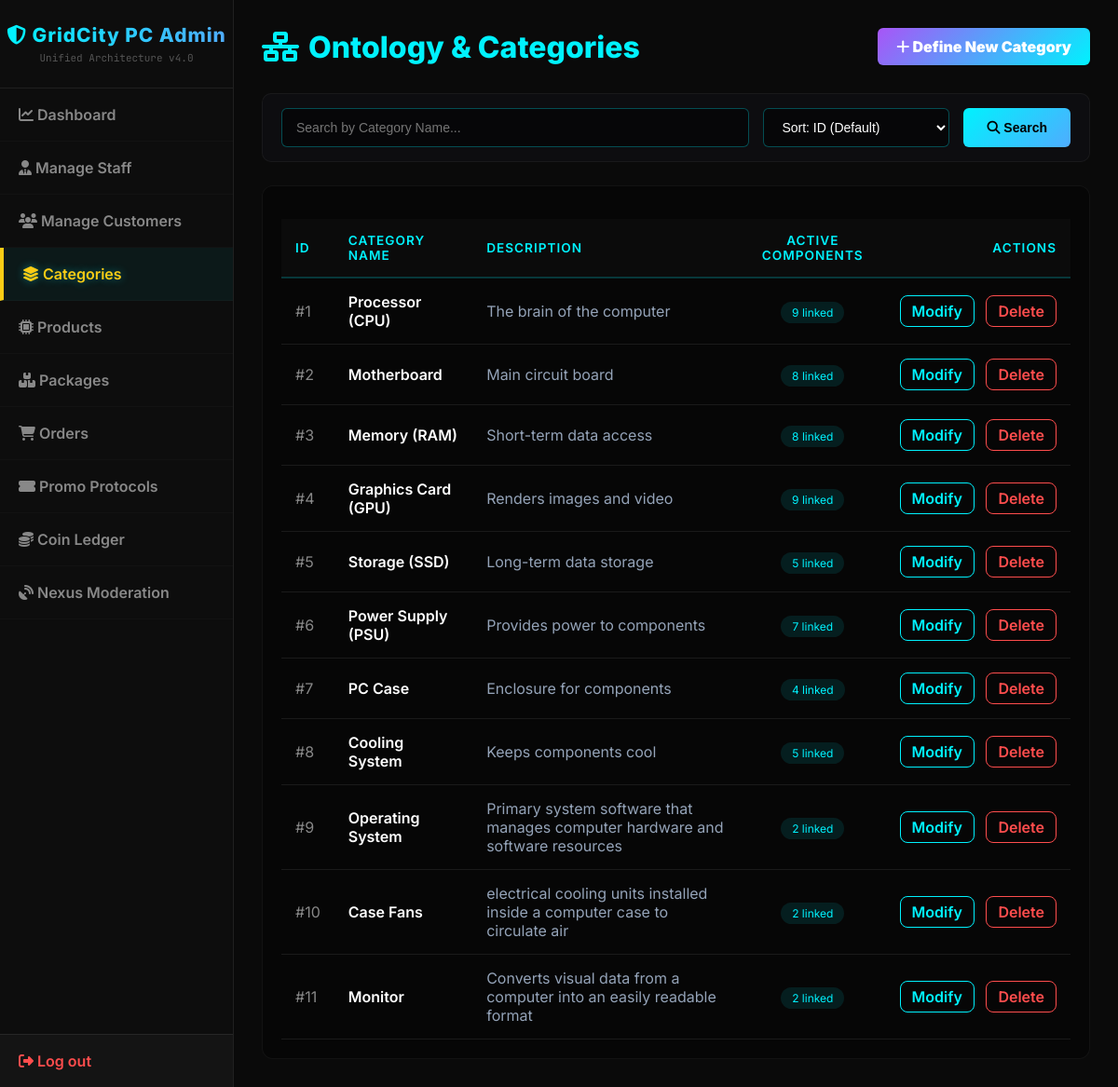
The app's page /manage_categories.php (signed in) with its own data.
### tables this page shows
CREATE TABLE `categories` (
  `category_id` int(11) NOT NULL,
  `category_name` varchar(50) NOT NULL,
  `description` text DEFAULT NULL
);

### manage_categories.php (the view, shortened to what this page needs)
<?php
$search = $_GET['search'] ?? '';
$current_sort = $_GET['sort'] ?? 'default';
$order_by = 'c.category_id ASC';
?>
<!DOCTYPE html>
<html lang="en">
<head>
    <link rel="stylesheet" href="https://cdnjs.cloudflare.com/ajax/libs/font-awesome/6.4.0/css/all.min.css">
    <link rel="stylesheet" href="css/admin_style.css">
</head>
<body>
    <div class="admin-container">
        <?php include 'admin_sidebar.php'; ?>
        <div class="admin-content" style="padding: 30px;">
            <header class="admin-header" style="display: flex; justify-content: space-between; align-items: center; margin-bottom: 30px;">
                <div><h2 style="color: #00f2fe; margin:0;"><i class="fas fa-network-wired"></i> Ontology & Categories</h2></div>
                <a href="add_category.php" class="btn-action" style="background: linear-gradient(135deg, #a855f7, #00f2fe); color:#fff; font-weight:900; border:none; padding:10px 20px; border-radius:6px; text-decoration:none;"><i class="fas fa-plus"></i> Define New Category</a>
            </header>
            <div class="search-wrapper">
                <form method="GET" action="manage_categories.php" class="search-form-clean">
                    <input type="text" name="search" placeholder="Search by Category Name..." value="<?php echo htmlspecialchars($search); ?>">
                    <select name="sort" onchange="this.form.submit();">
                        <option value="default" <?php echo $current_sort == 'default' ? 'selected' : ''; ?>>Sort: ID (Default)</option>
                    </select>
                    <button type="submit"><i class="fas fa-search"></i> Search</button>
                </form>
            </div>
            <div class="table-container" style="background: rgba(0,0,0,0.4); padding: 20px; border-radius: 12px; border: 1px solid rgba(255,255,255,0.05);">
                <table style="width:100%; border-collapse: collapse;">
                    <thead>
                        <tr style="border-bottom: 2px solid rgba(0,242,254,0.2);">
                            <th style="padding:15px; color:#00f2fe; text-align:left;">ID</th>
                            <th style="padding:15px; color:#00f2fe; text-align:left;">Category Name</th>
                            <th style="padding:15px; color:#00f2fe; text-align:left;">Description</th>
                            <th style="padding:15px; color:#00f2fe; text-align:center;">Active Components</th>
                            <th style="padding:15px; color:#00f2fe; text-align:right;">Actions</th>
                        </tr>
                    </thead>
                    <tbody>
                        <?php
                        $sql = "SELECT c.*, COUNT(p.product_id) as item_count
                                FROM categories c
                                LEFT JOIN products p ON c.category_id = p.category_id ";
                        $sql .= " GROUP BY c.category_id ORDER BY $order_by";
                        $res = $conn->query($sql);
                        if ($res && $res->num_rows > 0) {
                            while ($row = $res->fetch_assoc()) {
                                $cid = $row['category_id'];
                                echo "<tr style='border-bottom: 1px solid rgba(255,255,255,0.05);'>";
                                echo "<td style='padding:15px; color:#888;'>#{$row['category_id']}</td>";
                                echo "<td style='padding:15px; font-weight:600; color:#fff;'>".htmlspecialchars($row['category_name'])."</td>";
                                echo "<td style='padding:15px; color:#94a3b8;'>".htmlspecialchars($row['description'])."</td>";
                                echo "<td style='padding:15px; text-align:center;'><span style='background:rgba(0,242,254,0.1); color:#00f2fe; padding:4px 12px; border-radius:20px; font-size:12px;'>{$row['item_count']} linked</span></td>";
                                echo "<td style='padding:15px; text-align:right; white-space:nowrap;'>
                                        <a href='edit_category.php?id=$cid' class='btn-action' style='color:#00f2fe; border:1px solid #00f2fe; padding:6px 12px; text-decoration:none; margin-right:8px;'>Modify</a>
                                        <a href='manage_categories.php?delete_id=$cid' class='btn-action' style='color:#ff4d4d; border:1px solid #ff4d4d; padding:6px 12px; text-decoration:none;' onclick='return confirm(\"Are you sure?\");'>Delete</a>
                                      </td>";
                                echo "</tr>";
                            }
                        } else {
                            echo "<tr><td colspan='5' style='padding:30px; text-align:center; color:#888;'>No categories found.</td></tr>";
                        }
                        ?>
                    </tbody>
                </table>
            </div>
        </div>
    </div>
</body>
</html>

### css/admin_style.css (style rules this page uses)
:root { --bg-main: #0a0a0a; --bg-surface: #141414; --bg-glass: rgba(20, 20, 20, 0.75); --bg-sidebar: rgba(15, 15, 15, 0.85); --accent-blue: #00f2fe; --accent-purple: #4facfe; --accent-danger: #ff4d4d; --accent-warning: #f39c12; --text-main: #ffffff; --text-muted: #888888; --border-color: rgba(255, 255, 255, 0.08); --border-radius: 12px; --transition-fast: all 0.2s ease-in-out; --transition-smooth: all 0.4s cubic-bezier(0.16, 1, 0.3, 1); }
html, body { margin: 0; padding: 0; font-family: 'Inter', sans-serif; background-color: var(--bg-main); color: var(--text-main); height: 100vh; overflow: hidden; }
.admin-container { display: flex; width: 100%; height: 100vh; }
.admin-content { flex: 1; height: 100vh; overflow-y: auto; padding: 30px; box-sizing: border-box; }
.admin-header h2 { font-size: 2rem; font-weight: 800; margin-bottom: 2rem; display: flex; align-items: center; gap: 10px; }
table { width: 100%; border-collapse: collapse; margin-top: 15px; }
table th, table td { padding: 15px 12px; text-align: left; border-bottom: 1px solid var(--border-color); }
table th { background-color: rgba(255,255,255,0.02); color: var(--accent-blue); font-weight: 600; text-transform: uppercase; font-size: 0.85rem; letter-spacing: 1px; }
table td { color: var(--text-main); }
.btn-action { display: inline-block; padding: 6px 12px; border-radius: 8px; background: transparent; color: var(--accent-blue); border: 1px solid var(--border-color); cursor: pointer; font-weight: 600; text-decoration: none; transition: var(--transition-smooth); }

### manage_categories.php (style rules this page uses)
body { font-family: 'Inter', sans-serif !important; }
.search-form-clean { display: flex; flex-wrap: wrap; gap: 15px; background: rgba(15, 15, 20, 0.6); padding: 15px 20px; border-radius: 10px; border: 1px solid rgba(255, 255, 255, 0.05); align-items: center; margin-bottom: 25px; }
.search-form-clean input, .search-form-clean select, .search-form-clean button, .btn-clear { height: 42px !important; padding: 0 15px !important; font-size: 14px !important; line-height: normal !important; border-radius: 6px !important; outline: none !important; box-sizing: border-box !important; margin: 0 !important; }
.search-form-clean input { flex: 1; min-width: 250px; background: rgba(0, 0, 0, 0.5) !important; border: 1px solid rgba(0, 242, 254, 0.3) !important; color: #fff !important; }
.search-form-clean select { width: 200px; background: rgba(0, 0, 0, 0.5) !important; border: 1px solid rgba(0, 242, 254, 0.3) !important; color: #fff !important; cursor: pointer; }
.search-form-clean button { background: linear-gradient(135deg, #00f2fe, #4facfe) !important; color: #000 !important; font-weight: bold !important; border: none !important; cursor: pointer; padding: 0 25px !important; }

### records on screen
categories: category_id "1", category_name "Processor (CPU)", description "The brain of the computer", item_count "9"
categories: category_id "2", category_name "Motherboard", description "Main circuit board", item_count "8"
categories: category_id "3", category_name "Memory (RAM)", description "Short-term data access", item_count "8"
categories: category_id "4", category_name "Graphics Card (GPU)", description "Renders images and video", item_count "9"
categories: category_id "5", category_name "Storage (SSD)", description "Long-term data storage", item_count "5"
categories: category_id "6", category_name "Power Supply (PSU)", description "Provides power to components", item_count "7"
categories: category_id "7", category_name "PC Case", description "Enclosure for components", item_count "4"
categories: category_id "8", category_name "Cooling System", description "Keeps components cool", item_count "5"
categories: category_id "9", category_name "Operating System", description "Primary system software that manages computer hardware and software resources", item_count "2"
categories: category_id "10", category_name "Case Fans", description "electrical cooling units installed inside a computer case to circulate air", item_count "2"
categories: category_id "11", category_name "Monitor", description "Converts visual data from a computer into an easily readable format", item_count "2"
